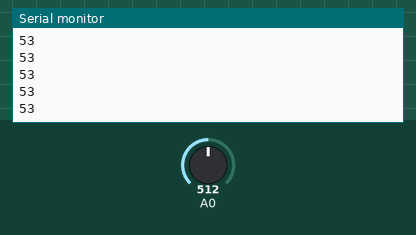
The sketch below on a simulated Arduino Uno, built with avr-gcc and run on an emulated ATmega328P. On the bench: the last lines printed to the serial monitor. The test bench sets the inputs (shaded band); at power-on: A0 = 512.

Above: at 1.2 s.
1.3 s: A0 set to 716
At 1.31 s:
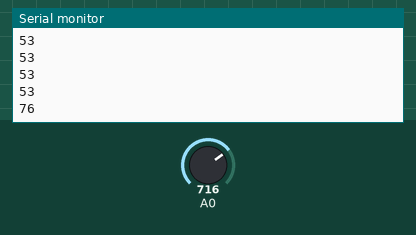
2.8 s: A0 set to 900
At 2.81 s:
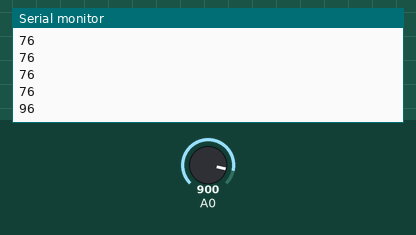
Timing chart, 0 to 5.8 s (numbered marks = the images above; inputs shaded):
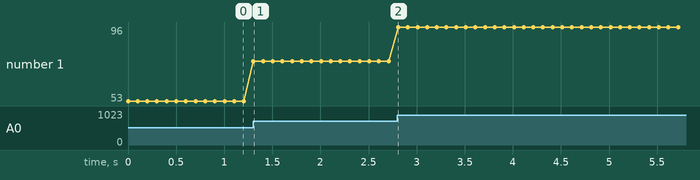

Measured:
- after the input at 1.3 s, the serial monitor: prints a new line at once (image 1)
- after the input at 2.8 s, the serial monitor: prints a new line at once (image 2)
- plotted number 1: 53 → 76 after the input at 1.3 s, 76 → 96 after the input at 2.8 s

The sketch:

LightRead.ino
```cpp
/* ArduSensor Light Read

Reads the ArduSensor Light, and prints how much light it has received on the
Serial monitor

Qtechknow kits required:
  ArduSensor Light

made on 12 July 12
created by Quin
*/

int ArduSensorValue;   // variable to store the value of the ArduSensor Light

void setup() {
  Serial.begin(9600);  // start Serial communication at 9600 baud
}

void loop() {
  // assign the variable to the value of the ArduSensor Light
  ArduSensorValue=analogRead(0);

  int val = map(ArduSensorValue, 32, 930, 0, 100);  // convert the value
  // to easily readable numbers

  Serial.println(val);  // print the value on the Serial monitor
  delay(100);
}
```
